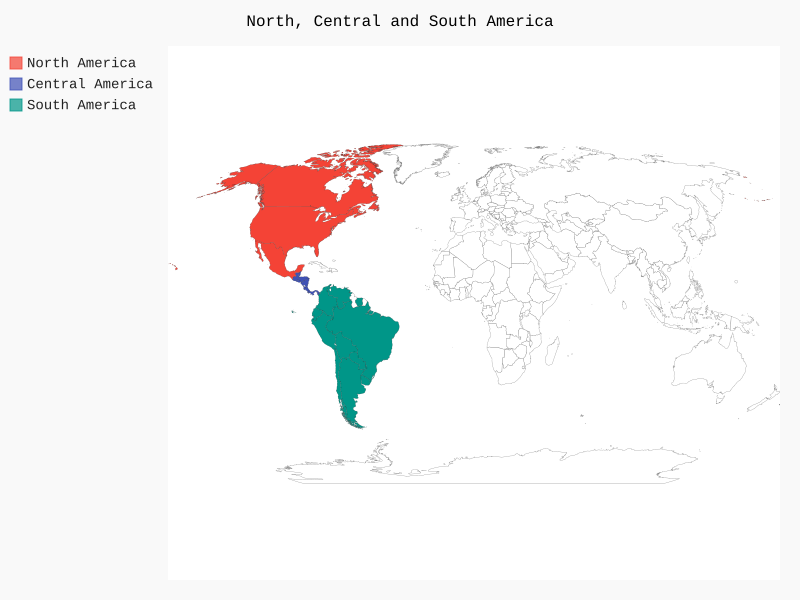

Reproduce this figure in Python.
from pygal_maps_world.maps import World
import os
#creates an instance of the worldmap class
wm = World()
#gives the worldmap class a title
wm.title = "North, Central and South America"
#uses the add method, which takes in a label and a list of country codes
wm.add("North America", ["ca", "mx", "us"])
wm.add("Central America", ["bz", "cr", "gt", "hn", "ni", "pa", "sv"])
wm.add("South America", ["ar", "bo", "br", "cl", "co", "ec", "gf,"
    "gy", "pe", "py", "sr", "uy", "ve"])
wm.render_to_file("americas.svg")
os.startfile("americas.svg")
